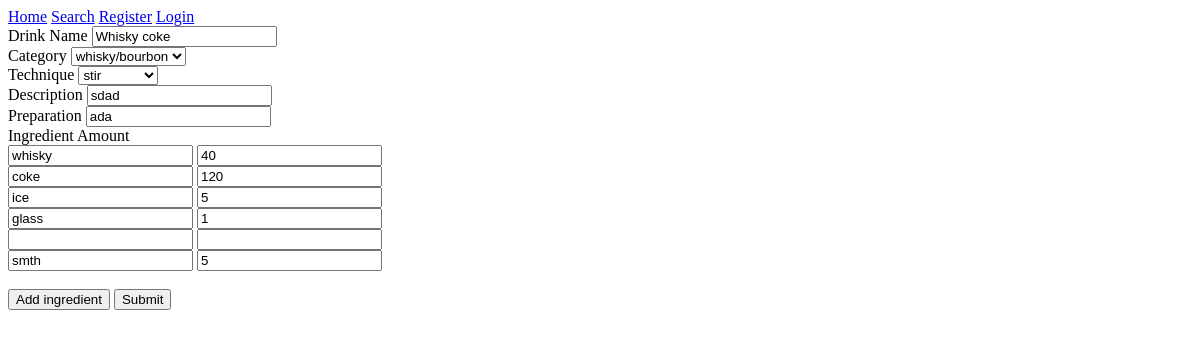
The page /v1/drink/update/1 on the database as committed earlier.
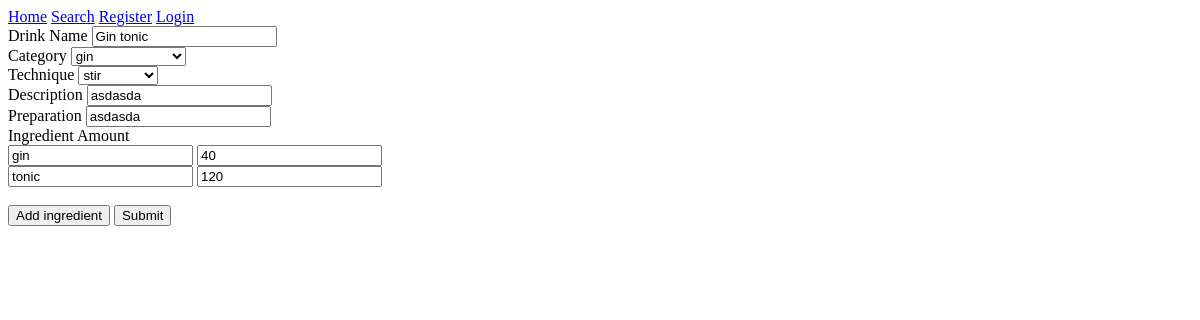
The same page on the database as committed later.
### app/models.py (models this page shows)
class Drink(db.Model):
    drink_id = db.Column(db.Integer, primary_key=True)
    author = db.Column(db.Integer, db.ForeignKey(RegularUser.user_id),
                       nullable=False)
    name = db.Column(db.String(35), nullable=False)
    category = db.Column(db.String(35), nullable=False)
    technique = db.Column(db.String(20), nullable=True)
    description = db.Column(db.String(250), nullable=True)
    preparation = db.Column(db.String(250), nullable=False)
    ingredients = db.Column(db.String(250), nullable=False)

### app/blueprints/drink_bp.py (the view)
@login_required
@drink_bp.route('/v1/drink/update/<drink_id>', methods=['GET', 'POST'])
def update_drink(drink_id):
    drinks = DrinkInteractors().get_drinks()
    drink = DrinkInteractors().get_drink(drink_id)
    ingredients = DrinkInteractors().get_ingredients(drink)
    ingr_number = len(ingredients)
    if request.method == 'POST':
        d = WebInteractors().get_drink_data()
        drink.name = d['name']
        drink.category = d['category']
        drink.technique = d['technique']
        drink.description = d['description']
        drink.preparation = d['preparation']
        drink.ingredients = d['ingredients']
        db.session.commit()
        flash('Drink data updated')
        return redirect(url_for('profile.display_profile'))
    else:
        return render_template('update_drink.html', title='Update drink',
                               drink=drink, techniques=TECHNIQUES,
                               categories=CATEGORIES, ingredients=ingredients,
                               drinks=drinks, ingr_number=ingr_number)

### app/interactors/drink_interactors.py (called while the page is built)
    def get_drink(self, drink_id):
        drink = Drink.query.filter_by(drink_id=drink_id).first()
        return drink

    def get_ingredients(self, drink):
        ingredients = pickle.loads(drink.ingredients)
        return ingredients

    def get_drinks(self):
        drinks = Drink.query.order_by(Drink.name).all()
        return drinks

### app/templates/update_drink.html (shortened to what this page needs)
{% extends 'base.html' %}
{% block content %}
{% with drink=drink, categories=categories, techniques=techniques, ingredients=ingredients, ingr_number=ingr_number %}
    <form action="/v1/drink/update/{{ drink.drink_id }}" method="POST">
        <label for="name">Drink Name</label>
        <input type="text" name="name" id="name" value="{{ drink.name }}"><br>
        <label for="category">Category</label>
        <select id="category" name="category">
            {% for c in categories %}
                {% if drink.category == c %}
                    <option value="{{ c }}" selected>{{ c }}</option>
                {% else %}
                    <option value="{{ c }}">{{ c }}</option>
                {% endif %}
            {% endfor %}
            </select><br>
        <label for="technique">Technique</label>
        <select id="technique" name="technique">
            {% for t in techniques %}
                {% if drink.technique == t %}
                    <option value="{{ t }}" selected>{{ t }}</option>
                {% else %}
                    <option value="{{ t }}">{{ t }}</option>
                {% endif %}
            {% endfor %}
        </select><br>
        <label for="description">Description</label>
        <input type="text" id="description" name="description" value="{{ drink.description }}"><br>
        <label for="preparation">Preparation</label>
        <input type="text" id="preparation" name="preparation" value="{{ drink.preparation }}"><br>
        <label>Ingredient</label>
        <label>Amount</label><br>
        {% for i in ingredients %}
            <input type="text" name="{{ i['i_form_name'] }}" value="{{ i['ingredient'] }}">
            <input type="number" name="{{ i['a_form_name'] }}" value="{{ i['amount'] }}"><br>
        {% endfor %}
    <span id="add_ingredient">&nbsp</span><br>
    <input type="button" value="Add ingredient" onclick="add()"/>
    <button type="submit" name="submit">Submit</button>
    </form>
{% endwith %}
{% endblock content %}

Rows that differ between the two databases and show on the page:
changed Drink "stir": name "Whisky coke" → "Gin tonic"; category "whisky/bourbon" → "gin"; description "sdad" → "asdasda"; preparation "ada" → "asdasda"
Other text that changed with them:
form field ingredient: "whisky" → "gin"
form field ingredient: "coke" → "tonic"
list line gone: "ice 5"
list line gone: "glass 1"
list line gone: "smth 5"
